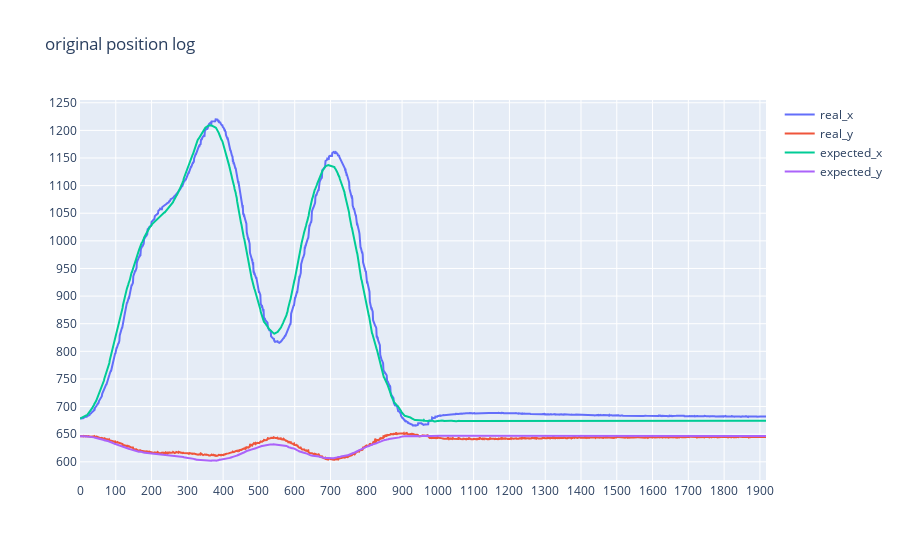

Notebook code cell kept with this figure:
### Code cell
# show the position data diagram
p=[]
index = np.arange(0,len(data_log))
               
for c in ['real_x','real_y','expected_x','expected_y']:    
    trace=go.Scatter(
        y= data_log[c],
        x= index,
        name = c
    )
    p.append(trace)

                  
axis_template=dict(
    showgrid=True,  #网格
    zeroline=True,  #是否显示基线,即沿着(0,0)画出x轴和y轴
    nticks=20,
    showline=True,
    #title='X axis',
    #mirror='all',
    zerolinecolor="#FF0000"
)
layout=go.Layout(
    xaxis=axis_template,
    yaxis=axis_template,
    title='original position log'
)

fig=go.Figure(
    data=p,
    layout=layout
)
iplot(fig)

### Figure 1 — Plotly figure (JSON) as saved in the notebook; plotly's stock layout.template omitted (floating-point values rounded to 4 significant figures; data arrays with more than 128 entries replaced by an {"elided": "..."} marker saying what was removed)
{"data": [{"name": "real_x", "type": "scatter", "x": {"elided": "1918 int values"}, "y": {"elided": "1918 float values"}}, {"name": "real_y", "type": "scatter", "x": {"elided": "1918 int values"}, "y": {"elided": "1918 float values"}}, {"name": "expected_x", "type": "scatter", "x": {"elided": "1918 int values"}, "y": {"elided": "1918 float values"}}, {"name": "expected_y", "type": "scatter", "x": {"elided": "1918 int values"}, "y": {"elided": "1918 float values"}}], "layout": {"title": {"text": "original position log"}, "xaxis": {"nticks": 20, "showgrid": true, "showline": true, "zeroline": true, "zerolinecolor": "#FF0000"}, "yaxis": {"nticks": 20, "showgrid": true, "showline": true, "zeroline": true, "zerolinecolor": "#FF0000"}}}
